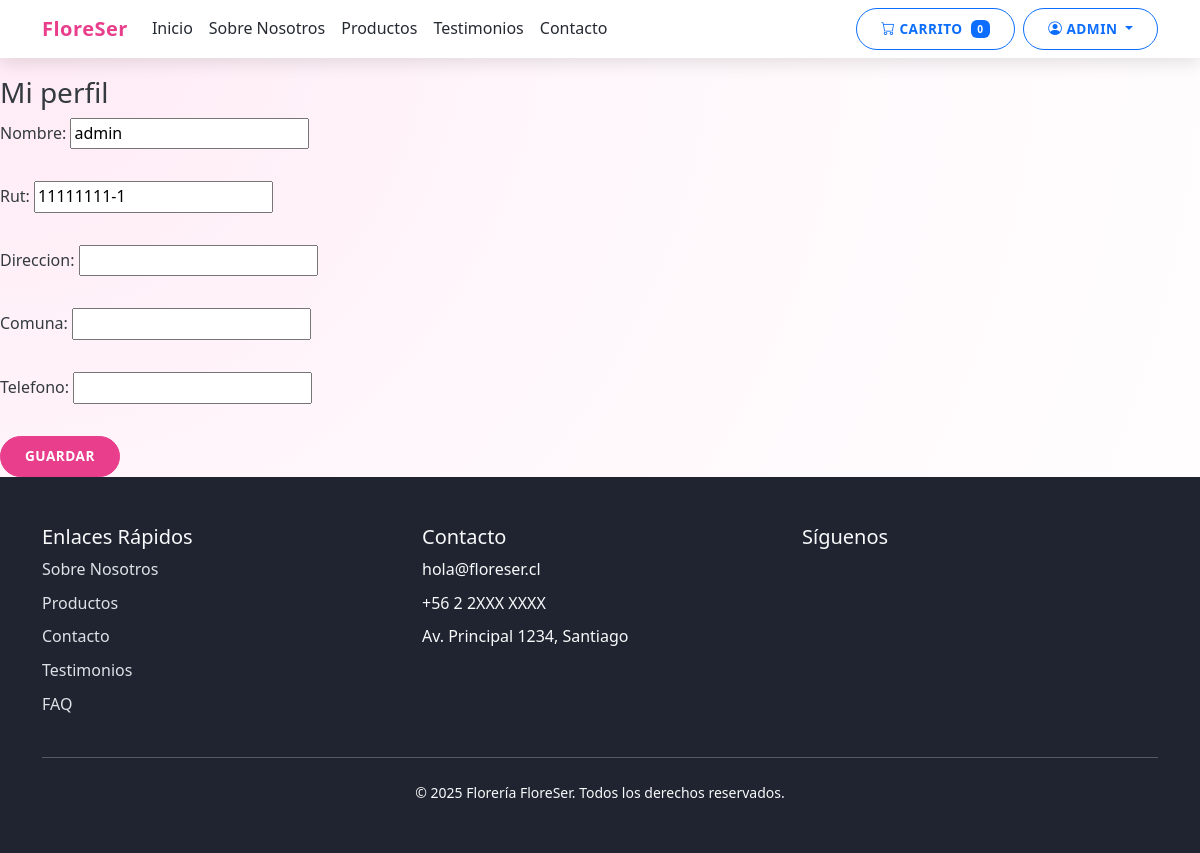
The page /clientes/perfil/ (signed in) on the database its author committed.
### apps/usuarios/models.py (models this page shows, shortened)
class Usuario(AbstractUser):
    class Roles(models.TextChoices):
        ADMINISTRADOR = 'Administrador', 'Administrador'
        EMPLEADO = 'Empleado', 'Empleado'
        CLIENTE = 'Cliente', 'Cliente'
        PROVEEDOR = 'Proveedor', 'Proveedor'
    rol = models.CharField(max_length=20, choices=Roles.choices, default=Roles.CLIENTE)
    activo = models.BooleanField(default=True)

### apps/clientes/models.py (models this page shows, shortened)
class Cliente(models.Model):
    usuario = models.OneToOneField(settings.AUTH_USER_MODEL, on_delete=models.CASCADE, related_name='perfil_cliente')
    nombre = models.CharField(max_length=150)
    rut = models.CharField(
        max_length=12,
        validators=[RegexValidator(r"^\d{7,8}-[\dkK]$", message="RUT inválido. Formato: XXXXXXXX-X")],
        unique=True,
    )
    direccion = models.CharField(max_length=255, blank=True)
    comuna = models.CharField(max_length=100, blank=True)
    telefono = models.CharField(max_length=20, blank=True)

### apps/clientes/views.py (the view)
# urls.py: path('perfil/', perfil, name='perfil'),
@login_required
def perfil(request):
    cliente, created = Cliente.objects.get_or_create(
        usuario=request.user,
        defaults={
            "nombre": request.user.get_full_name() or request.user.username or "Cliente",
            "rut": _rut_placeholder_for_user(request.user.id),
            "direccion": "",
            "comuna": "",
            "telefono": "",
        },
    )
    if created:
        messages.info(request, "Se ha creado tu perfil de cliente. Actualiza tus datos, por favor.")
    if request.method == "POST":
        form = ClienteForm(request.POST, instance=cliente)
        if form.is_valid():
            form.save()
            messages.success(request, "Perfil actualizado.")
            return redirect("clientes:perfil")
    else:
        form = ClienteForm(instance=cliente)
    return render(request, "clientes/perfil.html", {"form": form})

### apps/clientes/views.py
class ClienteForm(forms.ModelForm):
    class Meta:
        model = Cliente
        fields = ["nombre", "rut", "direccion", "comuna", "telefono"]

### apps/clientes/views.py (called while the page is built)
def _rut_dv(num):
    seq = [2, 3, 4, 5, 6, 7]
    s = 0
    m = 0
    for d in str(num)[::-1]:
        s += int(d) * seq[m]
        m = (m + 1) % len(seq)
    r = 11 - (s % 11)
    if r == 11:
        return "0"
    if r == 10:
        return "K"
    return str(r)

def _rut_placeholder_for_user(user_id):
    base = 70000000 + int(user_id or 0)
    dv = _rut_dv(base)
    return f"{base}-{dv}"

### templates/clientes/perfil.html (shortened to what this page needs)
{% extends 'base.html' %}
{% block content %}
<h3>Mi perfil</h3>
<form method="post" class="row g-3">
  {{ form.as_p }}
  <div class="col-12"><button class="btn btn-primary">Guardar</button></div>
</form>
{% endblock %}

### templates/base.html (shortened to what this page needs)
<!DOCTYPE html>
{% load static %}
{% load i18n %}
<html lang="es">
<head>
    <link href="https://cdn.jsdelivr.net/npm/bootstrap@5.3.0/dist/css/bootstrap.min.css" rel="stylesheet">
    <link rel="stylesheet" href="https://cdn.jsdelivr.net/npm/bootstrap-icons@1.10.0/font/bootstrap-icons.css">
    <link rel="stylesheet" href="{% static 'css/styles.css' %}">
</head>
<body>
    <nav class="navbar navbar-expand-lg navbar-main fixed-top">
        <div class="container">
            <a class="navbar-brand" href="{% url 'home:index' %}">
                {% if configuracion and configuracion.logo %}
                <img src="{{ configuracion.logo.url }}" alt="{{ configuracion.nombre_sitio }}" height="40">
                {% else %}
                FloreSer
                {% endif %}
            </a>
            <div class="collapse navbar-collapse" id="navbarNav">
                {% url 'home:index' as home_url %}
                {% url 'home:sobre_nosotros' as sobre_url %}
                {% url 'productos:lista' as productos_url %}
                {% url 'home:testimonios' as testimonios_url %}
                {% url 'home:index' as home_url3 %}
                {% url 'pedidos:carrito' as carrito_url %}
                {% url 'clientes:perfil' as cli_perfil_url %}
                {% url 'clientes:mis_pedidos' as cli_misped_url %}
                {% url 'productos:crear' as prod_crear_url %}
                {% url 'admin:index' as admin_index_url %}
                {% url 'logout' as logout_url %}
                {% url 'login' as login_url %}
                <ul class="navbar-nav me-auto">
                    {% if home_url %}
                    <li class="nav-item">
                        <a class="nav-link" href="{{ home_url }}#inicio">Inicio</a>
                    </li>
                    {% endif %}
                    {% if sobre_url %}
                    <li class="nav-item">
                        <a class="nav-link" href="{{ sobre_url }}">Sobre Nosotros</a>
                    </li>
                    {% endif %}
                    {% if productos_url %}
                    <li class="nav-item">
                        <a class="nav-link" href="{{ productos_url }}">Productos</a>
                    </li>
                    {% endif %}
                    {% if testimonios_url %}
                    <li class="nav-item">
                        <a class="nav-link" href="{{ testimonios_url }}">Testimonios</a>
                    </li>
                    {% endif %}
                    {% if home_url3 %}
                    <li class="nav-item">
                        <a class="nav-link" href="{{ home_url3 }}#contacto">Contacto</a>
                    </li>
                    {% endif %}
                </ul>
                <div class="d-flex">
                    <a href="{{ carrito_url|default:'#' }}" class="btn btn-outline-primary me-2">
                        <i class="bi bi-cart"></i> Carrito
                        <span class="badge bg-primary ms-1">0</span>
                    </a>
                    {% if user.is_authenticated %}
                    <div class="dropdown">
                        <button class="btn btn-outline-primary dropdown-toggle" type="button" id="userDropdown" data-bs-toggle="dropdown">
                            <i class="bi bi-person-circle"></i> {{ user.username }}
                        </button>
                    </div>
                    {% endif %}
                </div>
            </div>
        </div>
    </nav>
    <div style="padding-top: 76px;">
        {% block content %}{% endblock %}
    </div>
    <footer class="footer-site py-5">
        <div class="container">
            <div class="row g-4">
                <div class="col-lg-4">
                    <h5>Enlaces Rápidos</h5>
                    <ul class="list-unstyled footer-links">
                        {% url 'home:sobre_nosotros' as sobre_url %}
                        {% url 'productos:lista' as prodf_url %}
                        {% url 'home:testimonios' as testimoniosf_url %}
                        {% url 'home:faq' as faq_url %}
                        <li class="mb-2">
                            <a href="{{ sobre_url|default:'#' }}" class="text-decoration-none">Sobre Nosotros</a>
                        </li>
                        <li class="mb-2">
                            <a href="{{ prodf_url|default:'#' }}" class="text-decoration-none">Productos</a>
                        </li>
                        <li class="mb-2">
                            <a href="{{ homef_url|default:'#' }}#contacto" class="text-decoration-none">Contacto</a>
                        </li>
                        <li class="mb-2">
                            <a href="{{ testimoniosf_url|default:'#' }}" class="text-decoration-none">Testimonios</a>
                        </li>
                        {% if faq_url %}
                        <li class="mb-2">
                            <a href="{{ faq_url }}" class="text-decoration-none">FAQ</a>
                        </li>
                        {% endif %}
                    </ul>
                </div>
                <div class="col-lg-4">
                    <h5>Contacto</h5>
                    <ul class="list-unstyled mb-0">
                        <li class="mb-2">
                            {% if configuracion and configuracion.email %}
                                {{ configuracion.email }}
                            {% else %}
                                hola@floreser.cl
                            {% endif %}
                        </li>
                        <li class="mb-2">
                            {% if configuracion and configuracion.telefono %}
                                {{ configuracion.telefono }}
                            {% else %}
                                +56 2 2XXX XXXX
                            {% endif %}
                        </li>
                        <li class="mb-2">
                            {% if configuracion and configuracion.direccion %}
                                {{ configuracion.direccion }}
                            {% else %}
                                Av. Principal 1234, Santiago
                            {% endif %}
                        </li>
                    </ul>
                </div>
                <div class="col-lg-4">
                    <h5>Síguenos</h5>
                </div>
            </div>
            <hr class="my-4">
            <div class="text-center">
                <p class="mb-0 small">&copy; {% now "Y" %} {% if configuracion %}{{ configuracion.nombre_sitio }}{% else %}Florería FloreSer{% endif %}. Todos los derechos reservados.</p>
            </div>
        </div>
    </footer>
</body>
</html>

### static/css/styles.css (style rules this page uses)
:root { --primary-color: #e83e8c; --secondary-color: #ffd6e8; --accent-color: #ff7f50; --light-color: #fff7fb; --dark-color: #343a40; --gray-100: #f8f9fa; --gray-200: #eceff4; --gray-600: #6c757d; --box-shadow: 0 0.5rem 1rem rgba(232, 62, 140, 0.15); --transition: all 0.3s ease; }
body { font-family: 'Segoe UI', Tahoma, Geneva, Verdana, sans-serif; color: var(--dark-color); line-height: 1.6; background: radial-gradient(circle at top left, #ffeaf5 0, #fff7fb 40%, #ffffff 100%); }
.navbar-brand { font-weight: 700; letter-spacing: 0.5px; }
.navbar-main, .navbar-main.bg-dark, .navbar-main.navbar-dark { background-color: #ffffff !important; box-shadow: 0 0.35rem 1rem rgba(0, 0, 0, 0.1); z-index: 1030; }
.navbar-main .navbar-brand { font-weight: 700; letter-spacing: 0.5px; color: var(--primary-color) !important; }
.navbar-main .navbar-nav .nav-link { color: #252932 !important; font-weight: 500; }
.btn { padding: 0.6rem 1.5rem; border-radius: 50px; font-weight: 600; transition: var(--transition); text-transform: uppercase; font-size: 0.85rem; letter-spacing: 0.5px; }
.btn-primary { background-color: var(--primary-color); border-color: var(--primary-color); }
.footer-site { background: #1f2430; color: #f8f9fa; }
.footer-site h5 { color: #f8f9fa; }
.footer-site .footer-links a { color: #dee2e6; }

### rows shown on the page
Usuario: username "ADMIN"
Cliente: nombre "admin", rut "11111111-1"
